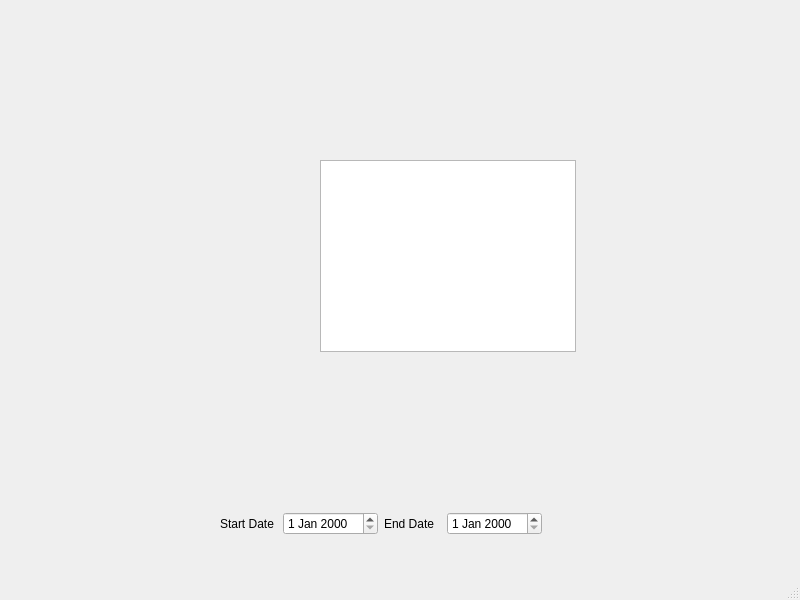
<?xml version="1.0" encoding="UTF-8"?>
<ui version="4.0">
 <class>MainWindow</class>
 <widget class="QMainWindow" name="MainWindow">
  <property name="geometry">
   <rect>
    <x>0</x>
    <y>0</y>
    <width>800</width>
    <height>600</height>
   </rect>
  </property>
  <property name="windowTitle">
   <string>MainWindow</string>
  </property>
  <widget class="QWidget" name="centralwidget">
   <widget class="QWidget" name="gridLayoutWidget">
    <property name="geometry">
     <rect>
      <x>220</x>
      <y>510</y>
      <width>322</width>
      <height>27</height>
     </rect>
    </property>
    <layout class="QHBoxLayout" name="horizontalLayout">
     <item>
      <widget class="QLabel" name="startDateLabel">
       <property name="text">
        <string>Start Date</string>
       </property>
      </widget>
     </item>
     <item>
      <widget class="QDateEdit" name="startDate">
       <property name="toolTip">
        <string>&lt;html&gt;&lt;head/&gt;&lt;body&gt;&lt;p&gt;Start Date&lt;/p&gt;&lt;/body&gt;&lt;/html&gt;</string>
       </property>
      </widget>
     </item>
     <item>
      <widget class="QLabel" name="endDateLabel">
       <property name="text">
        <string>End Date</string>
       </property>
      </widget>
     </item>
     <item>
      <widget class="QDateEdit" name="endDate">
       <property name="toolTip">
        <string>&lt;html&gt;&lt;head/&gt;&lt;body&gt;&lt;p&gt;End Date&lt;/p&gt;&lt;/body&gt;&lt;/html&gt;</string>
       </property>
      </widget>
     </item>
    </layout>
   </widget>
   <widget class="QTableView" name="tableView">
    <property name="geometry">
     <rect>
      <x>320</x>
      <y>160</y>
      <width>256</width>
      <height>192</height>
     </rect>
    </property>
   </widget>
  </widget>
  <widget class="QMenuBar" name="menubar">
   <property name="geometry">
    <rect>
     <x>0</x>
     <y>0</y>
     <width>800</width>
     <height>25</height>
    </rect>
   </property>
  </widget>
  <widget class="QStatusBar" name="statusbar"/>
 </widget>
 <resources/>
 <connections/>
</ui>
